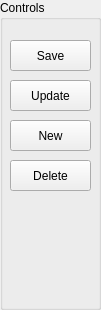
                    <widget class="QGroupBox" name="groupBox_8">
                        <property name="geometry">
                            <rect>
                                <x>700</x>
                                <y>0</y>
                                <width>101</width>
                                <height>310</height>
                            </rect>
                        </property>
                        <property name="title">
                            <string>Controls</string>
                        </property>
                        <widget class="QPushButton" name="pushButton_12">
                            <property name="geometry">
                                <rect>
                                    <x>10</x>
                                    <y>40</y>
                                    <width>81</width>
                                    <height>31</height>
                                </rect>
                            </property>
                            <property name="text">
                                <string>Save</string>
                            </property>
                        </widget>
                        <widget class="QPushButton" name="pushButton_13">
                            <property name="geometry">
                                <rect>
                                    <x>10</x>
                                    <y>80</y>
                                    <width>81</width>
                                    <height>31</height>
                                </rect>
                            </property>
                            <property name="text">
                                <string>Update</string>
                            </property>
                        </widget>
                        <widget class="QPushButton" name="pushButton_14">
                            <property name="geometry">
                                <rect>
                                    <x>10</x>
                                    <y>160</y>
                                    <width>81</width>
                                    <height>31</height>
                                </rect>
                            </property>
                            <property name="text">
                                <string>Delete</string>
                            </property>
                        </widget>
                        <widget class="QPushButton" name="pushButton_16">
                            <property name="geometry">
                                <rect>
                                    <x>10</x>
                                    <y>120</y>
                                    <width>81</width>
                                    <height>31</height>
                                </rect>
                            </property>
                            <property name="text">
                                <string>New</string>
                            </property>
                        </widget>
                    </widget>
